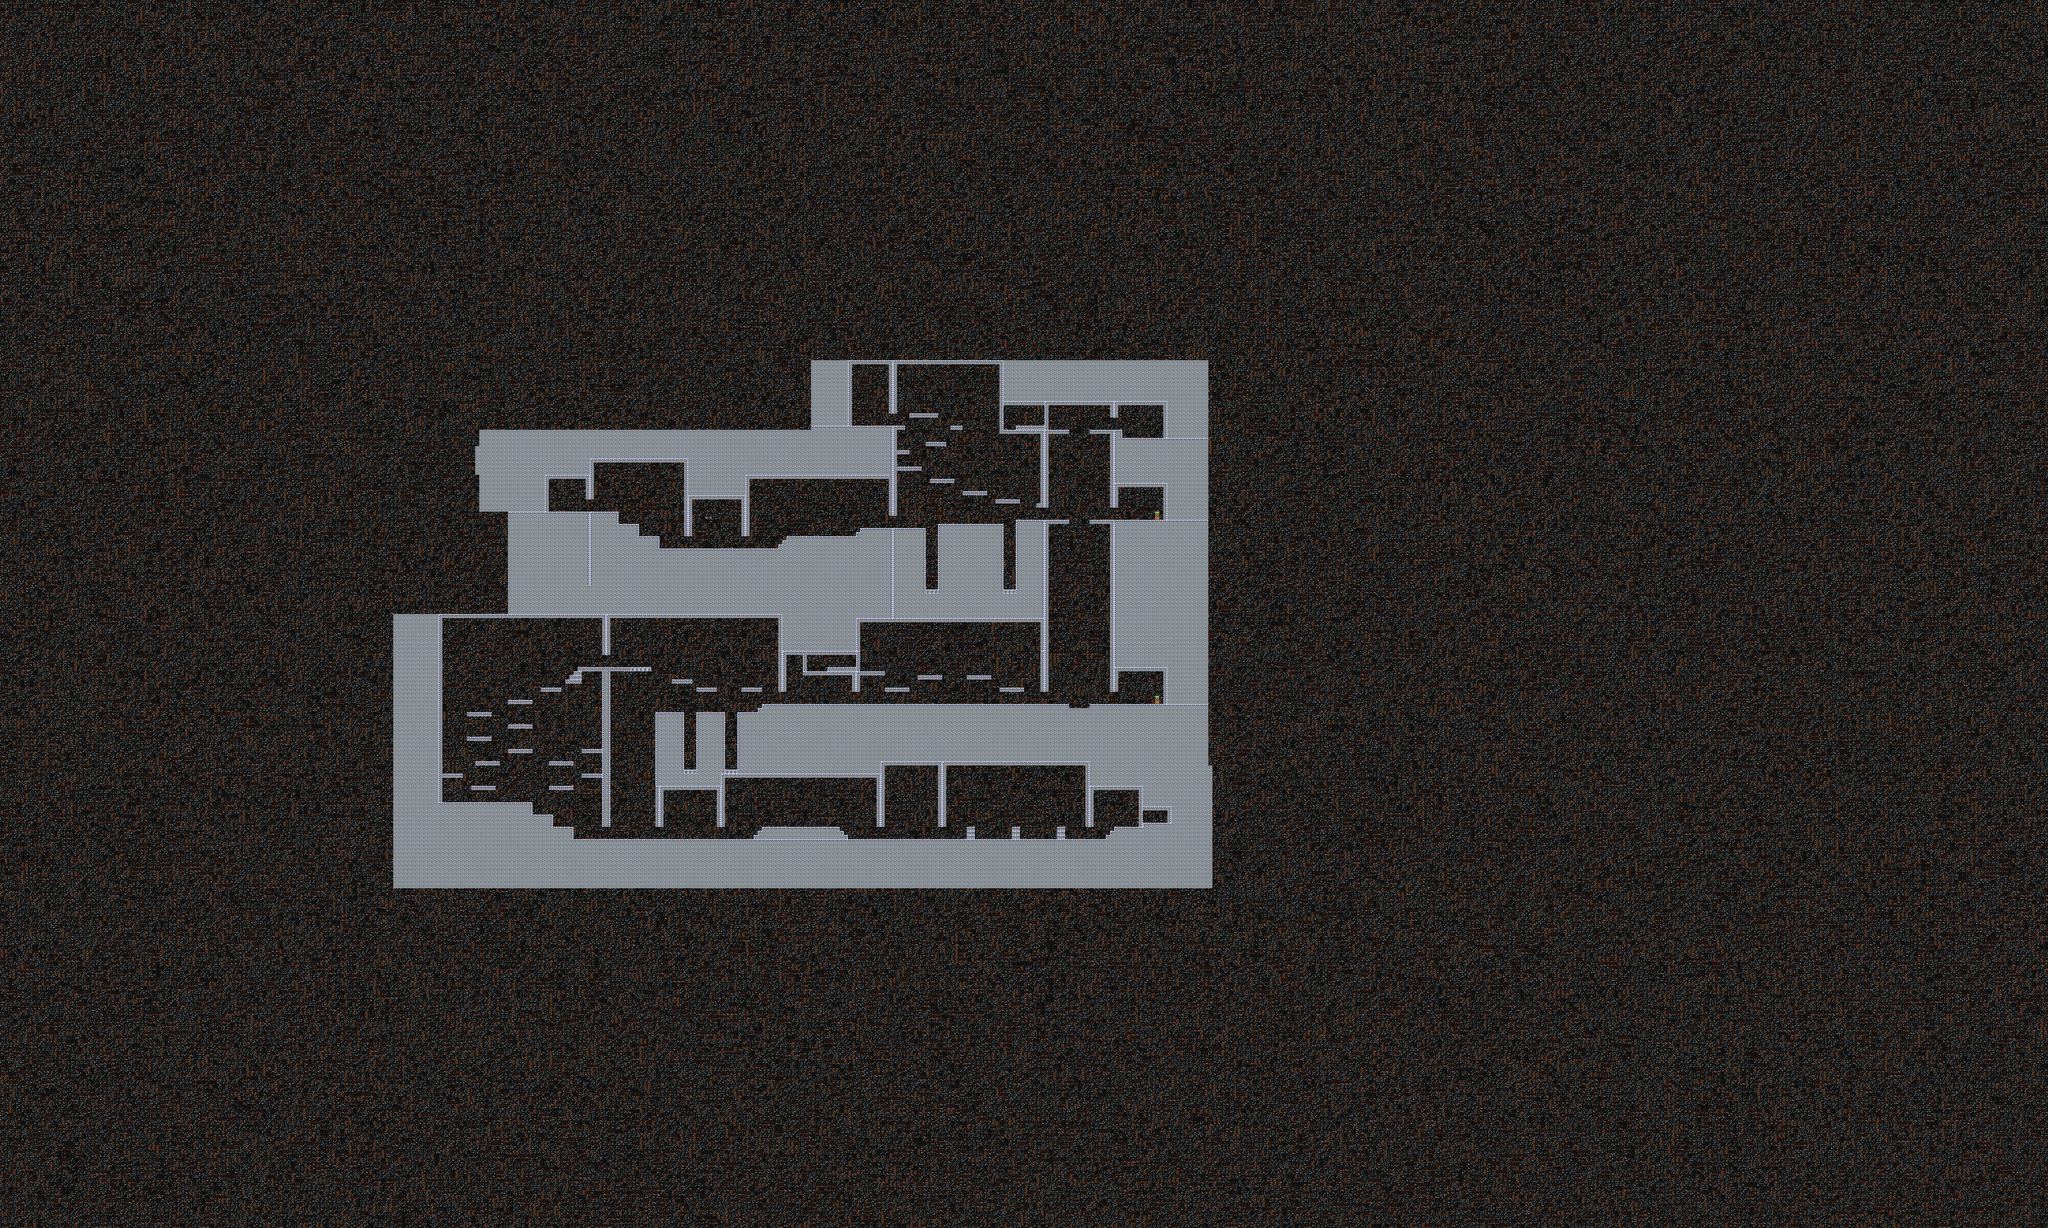

The image is a tile-based game level rendered from a .tmx file. Its description and source (layers, tilesets, objects; grid data summarised) follow:
An orthogonal 500x300 tile map with 16x16 px tiles, 3 tile layers (Background, Walls/Floors, Intangible), 4 tilesets and 7 objects.

<map version="1.0" orientation="orthogonal" renderorder="right-down" width="500" height="300" tilewidth="16" tileheight="16" nextobjectid="96">
 <tileset firstgid="1" name="Dungeon" tilewidth="16" tileheight="16">
  <image source="platTileSet.png" width="256" height="144" />
 </tileset>
 <tileset firstgid="145" name="firetileset" tilewidth="16" tileheight="16">
  <image source="../Tilesets/firetileset.gif" width="240" height="30" />
 </tileset>
 <tileset firstgid="160" name="thin map" tilewidth="16" tileheight="8">
  <image source="platTileSet.png" width="256" height="144" />
 </tileset>
 <tileset firstgid="448" name="grasstileset" tilewidth="12" tileheight="12">
  <image source="../Tilesets/grasstileset.gif" width="630" height="60" />
 </tileset>
 <layer name="Background" width="500" height="300">
  <data>[150000 cells, 150000 non-empty, 16 distinct tile ids]</data>
 </layer>
 <layer name="Walls/Floors" width="500" height="300">
  <data>[150000 cells, 13153 non-empty, 15 distinct tile ids]</data>
 </layer>
 <layer name="Intangible" width="500" height="300">
  <data>[150000 cells, 16 non-empty, 3 distinct tile ids]</data>
 </layer>
 <objectgroup name="Item">
  <object id="78" x="4522" y="2710" />
  <object id="81" x="4538" y="3203.33" />
  <object id="83" x="3640.66" y="2293.33" />
  <object id="84" x="3192" y="2618" />
  <object id="93" x="3943" y="2273.34" />
  <object id="94" x="2855" y="3000" />
  <object id="95" x="2695" y="3002" />
 </objectgroup>
</map>
